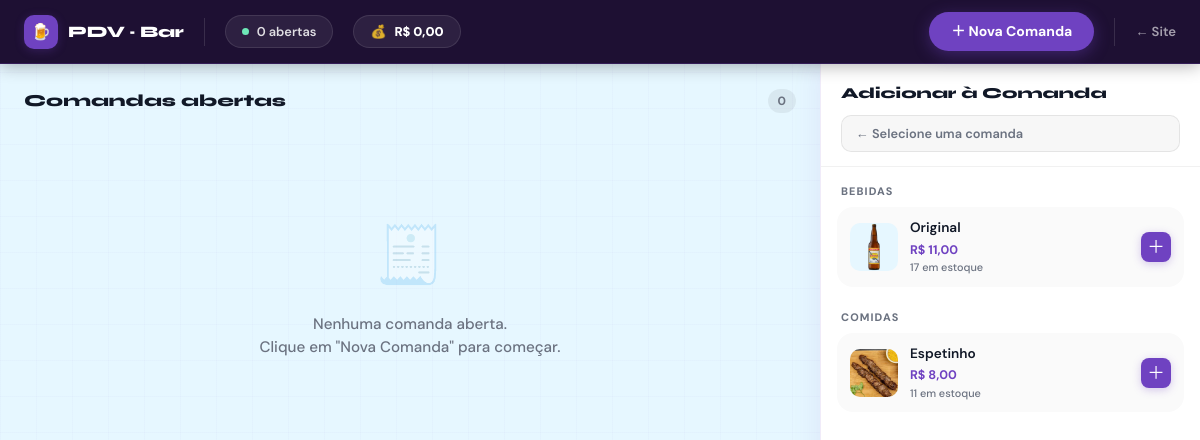
The app's page /pdv/ (signed in), older data.
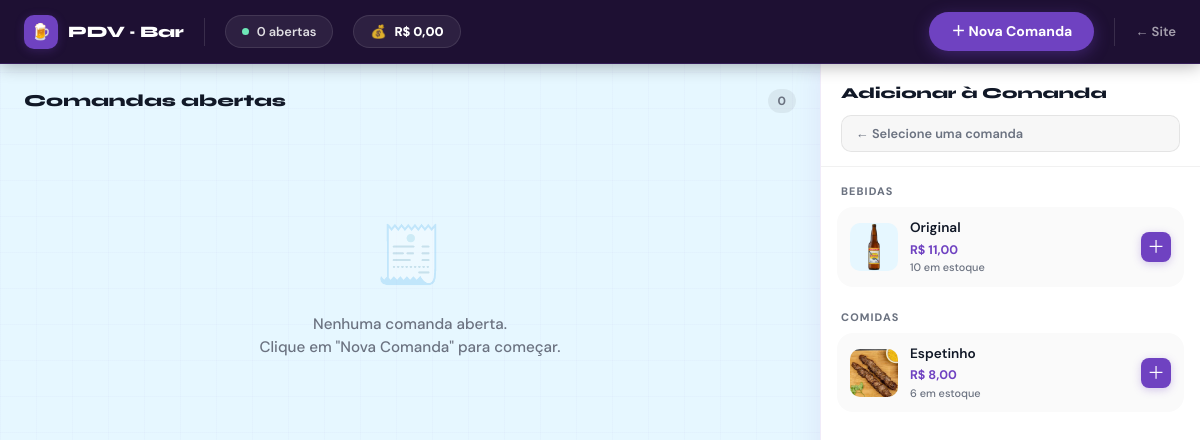
The same page, newer data.
### pdv/models.py (models this page shows, shortened)
class Produto(models.Model):
    categoria  = models.ForeignKey(
        Categoria,
        on_delete=models.PROTECT,   # impede apagar categoria com produtos
        related_name='produtos',
        verbose_name='Categoria',
    )
    nome       = models.CharField(max_length=100, verbose_name='Nome')
    preco      = models.DecimalField(
        max_digits=8, decimal_places=2, verbose_name='Preço (R$)',
    )
    estoque    = models.PositiveIntegerField(
        default=0,
        verbose_name='Estoque atual',
        help_text='Unidades disponíveis. Decrementado automaticamente a cada venda.',
    )
    foto       = models.ImageField(
        upload_to='pdv/produtos/',
        blank=True,
        null=True,
        verbose_name='Foto',
        help_text='Recomendado: imagem quadrada, mínimo 400×400 px.',
    )
    disponivel = models.BooleanField(
        default=True,
        verbose_name='Disponível no PDV',
        help_text='Desmarque para ocultar o produto do cockpit sem apagá-lo.',
    )
    class Meta:
        verbose_name        = 'Produto'
        verbose_name_plural = 'Produtos'
        ordering            = ['categoria', 'nome']

class Categoria(models.Model):
    nome  = models.CharField(max_length=60, unique=True, verbose_name='Categoria')
    ordem = models.PositiveSmallIntegerField(
        default=0,
        verbose_name='Ordem',
        help_text='Categorias com número menor aparecem primeiro no PDV.',
    )
    class Meta:
        verbose_name        = 'Categoria'
        verbose_name_plural = 'Categorias'
        ordering            = ['ordem', 'nome']

### pdv/views.py (the view)
# urls.py: path('',                   views.pdv_dashboard,    name='dashboard'),
@login_required(login_url='/admin/login/')
def pdv_dashboard(request):
    comandas_abertas = (
        Comanda.objects
        .filter(status=Comanda.STATUS_ABERTA)
        .prefetch_related('itens__produto')
        .order_by('-aberta_em')
    )
    produtos = (
        Produto.objects
        .filter(disponivel=True)
        .select_related('categoria')
        .order_by('categoria__ordem', 'categoria__nome', 'nome')
    )
    categorias_dict: dict[str, list] = {}
    for p in produtos:
        cat = p.categoria.nome
        categorias_dict.setdefault(cat, []).append(p)
    total_aberto = sum(c.total for c in comandas_abertas)
    qtd_abertas  = comandas_abertas.count()
    contexto = {
        'comandas':        comandas_abertas,
        'categorias_dict': categorias_dict,
        'total_aberto':    total_aberto,
        'qtd_abertas':     qtd_abertas,
        'comandas_json':   json.dumps(
            [_comanda_json(c) for c in comandas_abertas],
            ensure_ascii=False,
        ),
        'produtos_json':   json.dumps(
            [
                {
                    'id':        p.pk,
                    'nome':      p.nome,
                    'preco':     str(p.preco),
                    'estoque':   p.estoque,
                    'foto_url':  p.foto.url if p.foto else '',
                    'categoria': p.categoria.nome,
                }
                for p in produtos
            ],
            ensure_ascii=False,
        ),
    }
    return render(request, 'pdv/pdv_dashboard.html', contexto)

### pdv/models.py (called while the page is built)
    @property
    def total(self):
        return sum(
            (item.subtotal for item in self.itens.select_related('produto')),
            Decimal('0.00'),
        )

    @property
    def total_itens(self):
        return sum(item.quantidade for item in self.itens.all())

    @property
    def subtotal(self):
        return Decimal(self.quantidade) * self.preco_unitario

### pdv/views.py (called while the page is built)
def _comanda_json(comanda):
    itens = []
    for item in comanda.itens.select_related('produto').order_by('id'):
        itens.append({
            'id':             item.pk,
            'produto_id':     item.produto.pk,
            'produto_nome':   item.produto.nome,
            'quantidade':     item.quantidade,
            'preco_unitario': str(item.preco_unitario),
            'subtotal':       str(item.subtotal),
        })
    return {
        'id':             comanda.pk,
        'identificacao':  comanda.identificacao,
        'status':         comanda.status,
        'aberta_em':      comanda.aberta_em.strftime('%H:%M'),
        'total':          str(comanda.total),
        'total_itens':    comanda.total_itens,
        'itens':          itens,
    }

### pdv/templates/pdv/pdv_dashboard.html (shortened to what this page needs)
<!DOCTYPE html>
{% load static %}
<html lang="pt-BR">
<head>
    <link href="https://cdn.jsdelivr.net/npm/bootstrap@5.3.2/dist/css/bootstrap.min.css" rel="stylesheet">
</head>
<body>
<header class="topbar">
    <a href="/" class="topbar-brand">
        <div class="brand-icon">🍺</div>
        PDV · Bar
    </a>
    <div class="topbar-kpi" id="kpi-abertas">
        <span class="dot" style="background:#6ee7b7;"></span>
        <span id="kpi-qtd-text">{{ qtd_abertas }} aberta{{ qtd_abertas|pluralize:"s" }}</span>
    </div>
    <div class="topbar-kpi" id="kpi-total">
        💰 <strong id="kpi-total-text">R$ {{ total_aberto|floatformat:2 }}</strong>
    </div>
    <button class="btn-nova-comanda" onclick="abrirModal()">
        ＋ Nova Comanda
    </button>
    <a href="/" class="topbar-back">← Site</a>
</header>
<div class="pdv-layout">
    <div class="pane-comandas" id="pane-comandas">
        <div class="pane-header">
            <span class="pane-title">Comandas abertas</span>
            <span class="pane-count" id="pane-count">{{ qtd_abertas }}</span>
        </div>
        <div id="comandas-container">
        </div>
    </div>
    <aside class="pane-catalogo" id="pane-catalogo">
        <div class="catalogo-header">
            <div class="catalogo-title">Adicionar à Comanda</div>
            <div class="catalogo-destino vazio" id="catalogo-destino">
            </div>
        </div>
        <div class="catalogo-body" id="catalogo-body">
            {% for categoria, produtos in categorias_dict.items %}
                <div class="cat-label">{{ categoria }}</div>
                {% for produto in produtos %}
                <div class="produto-card {% if produto.estoque == 0 %}esgotado{% endif %}"
                     id="pc-{{ produto.pk }}"
                     onclick="adicionarProduto({{ produto.pk }})"
                     data-produto-id="{{ produto.pk }}">
                    <div class="produto-foto">
                        {% if produto.foto %}
                            <img src="{{ produto.foto.url }}" alt="{{ produto.nome }}">
                        {% else %}
                            🍽️
                        {% endif %}
                    </div>
                    <div class="produto-info">
                        <div class="produto-nome">{{ produto.nome }}</div>
                        <div class="produto-preco">R$ {{ produto.preco|floatformat:2 }}</div>
                        <div class="produto-estoque {% if produto.estoque == 0 %}esgotado{% elif produto.estoque <= 3 %}baixo{% endif %}"
                             id="estoque-{{ produto.pk }}">
                            {% if produto.estoque == 0 %}
                                Sem estoque
                            {% elif produto.estoque <= 3 %}
                                ⚠️ Último{{ produto.estoque|pluralize }}s: {{ produto.estoque }}
                            {% else %}
                                {{ produto.estoque }} em estoque
                            {% endif %}
                        </div>
                    </div>
                    <button class="btn-add-produto"
                            onclick="event.stopPropagation(); adicionarProduto({{ produto.pk }})">
                        ＋
                    </button>
                </div>
                {% endfor %}
            {% empty %}
                <p style="color:var(--cinza-suave);font-size:.9rem;padding:20px 4px;">
                    Nenhum produto disponível. Cadastre produtos no painel Admin.
                </p>
            {% endfor %}
        </div>
    </aside>
</div>
</body>
</html>

Row changes from the older to the newer data that the page shows:
changed Produto "Original": estoque "17" → "10"
changed Produto "Espetinho": estoque "11" → "6"
